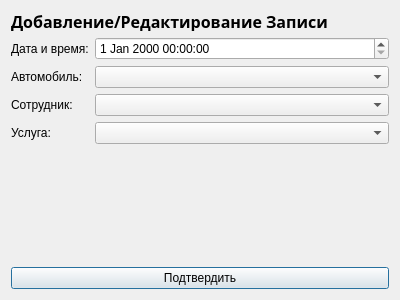
<?xml version="1.0" encoding="UTF-8"?>
<ui version="4.0">
 <class>RecordForm</class>
 <widget class="QDialog" name="RecordForm">
  <property name="geometry">
   <rect>
    <x>0</x>
    <y>0</y>
    <width>400</width>
    <height>300</height>
   </rect>
  </property>
  <property name="windowTitle">
   <string>Добавить/Редактировать Запись</string>
  </property>
  <layout class="QVBoxLayout" name="verticalLayout">
   <item>
    <widget class="QLabel" name="label">
     <property name="maximumSize">
      <size>
       <width>16777215</width>
       <height>20</height>
      </size>
     </property>
     <property name="font">
      <font>
       <family>Tw Cen MT</family>
       <pointsize>12</pointsize>
       <weight>75</weight>
       <bold>true</bold>
      </font>
     </property>
     <property name="text">
      <string>Добавление/Редактирование Записи</string>
     </property>
    </widget>
   </item>
   <item>
    <layout class="QFormLayout" name="formLayout">
     <property name="fieldGrowthPolicy">
      <enum>QFormLayout::AllNonFixedFieldsGrow</enum>
     </property>
     <item row="0" column="0">
      <widget class="QLabel" name="label_service_date_time">
       <property name="text">
        <string>Дата и время:</string>
       </property>
      </widget>
     </item>
     <item row="0" column="1">
      <widget class="QDateTimeEdit" name="service_date_time"/>
     </item>
     <item row="1" column="0">
      <widget class="QLabel" name="label_car_id">
       <property name="text">
        <string>Автомобиль:</string>
       </property>
      </widget>
     </item>
     <item row="1" column="1">
      <widget class="QComboBox" name="car_combo"/>
     </item>
     <item row="2" column="0">
      <widget class="QLabel" name="label_employee_id">
       <property name="text">
        <string>Сотрудник:</string>
       </property>
      </widget>
     </item>
     <item row="2" column="1">
      <widget class="QComboBox" name="employee_combo"/>
     </item>
     <item row="3" column="0">
      <widget class="QLabel" name="label_service_id">
       <property name="text">
        <string>Услуга:</string>
       </property>
      </widget>
     </item>
     <item row="3" column="1">
      <widget class="QComboBox" name="service_combo"/>
     </item>
    </layout>
   </item>
   <item>
    <widget class="QPushButton" name="submit_button">
     <property name="text">
      <string>Подтвердить</string>
     </property>
    </widget>
   </item>
  </layout>
 </widget>
 <resources/>
 <connections/>
</ui>
